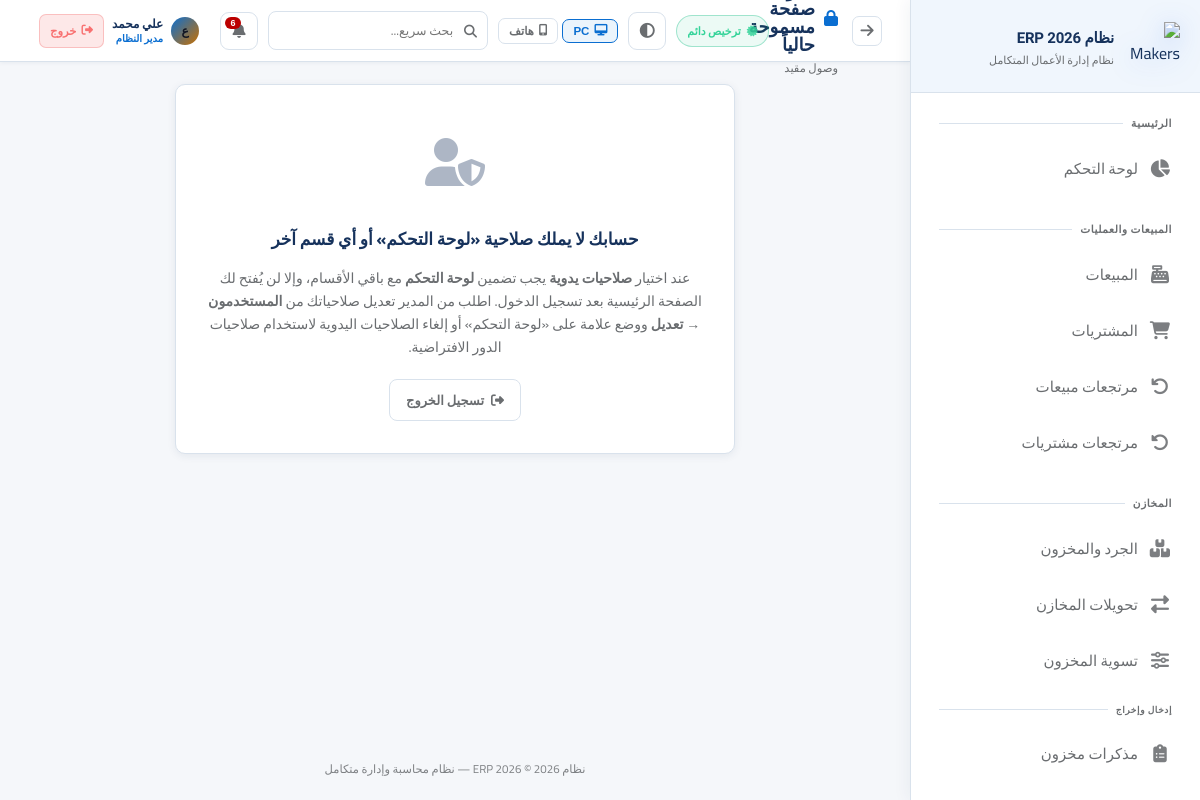
Page /access-restricted (signed in) on the committed database.
### app.py (models this page shows, shortened)
class AppSetting(db.Model):
    id = db.Column(db.Integer, primary_key=True)
    key = db.Column(db.String(80), unique=True, nullable=False)
    value = db.Column(db.Text)

class User(UserMixin, db.Model):
    id = db.Column(db.Integer, primary_key=True)
    username = db.Column(db.String(80), unique=True, nullable=False)
    password_hash = db.Column(db.String(256))
    full_name = db.Column(db.String(120))
    role = db.Column(db.String(20), default='user')  # developer, admin, manager, user
    branch_id = db.Column(db.Integer, db.ForeignKey('branch.id'))
    is_active = db.Column(db.Boolean, default=True)
    created_at = db.Column(db.DateTime, default=datetime.utcnow)
    last_seen = db.Column(db.DateTime, nullable=True)
    last_ip = db.Column(db.String(64), nullable=True)
    last_user_agent = db.Column(db.String(256), nullable=True)
    permissions = db.Column(db.Text)  # JSON list of permission keys; empty = استخدام صلاحيات الدور

### app.py (the view)
@app.route('/access-restricted')
@login_required
def access_restricted():
    return render_template('access_restricted.html')

### app.py (called while the page is built, shortened)
@login_manager.user_loader
def load_user(user_id):
    return User.query.get(int(user_id))

def _perm_list_from_user(user):
    if not user or not getattr(user, 'permissions', None):
        return None
    try:
        data = json.loads(user.permissions)
        if isinstance(data, list) and len(data) > 0:
            return set(data)
    except (json.JSONDecodeError, TypeError):
        pass
    return None

def user_can(user, perm: str) -> bool:
    if not user or not user.is_authenticated:
        return False
    if getattr(user, 'role', None) == 'developer':
        return True
    custom = _perm_list_from_user(user)
    if perm in DEVELOPER_ONLY_PERMS:
        if custom is None:
            return False
        return perm in custom
    if custom is not None:
        return perm in custom

def user_can_approve_transfers(user) -> bool:
    if not user or not user.is_authenticated:
        return False
    if getattr(user, 'role', None) in ('developer', 'admin'):
        return True
    custom = _perm_list_from_user(user)
    if custom is not None:
        return 'transfer_approve' in custom
    return False

def user_can_delete_users_account(user) -> bool:
    if not user or not user.is_authenticated:
        return False
    if getattr(user, 'role', None) == 'developer':
        return True
    custom = _perm_list_from_user(user)
    if custom is not None:
        return 'delete_users' in custom
    if getattr(user, 'role', None) == 'admin':
        return True
    return False

def path_required_permission(path: str):
    p = (path or '').rstrip('/') or '/'
    if p.startswith('/static'):
        return None
    if p == '/access-restricted' or p.startswith('/access-restricted/'):
        return None

def permission_keys_for_editor(viewer):
    if not viewer or not getattr(viewer, 'is_authenticated', False):
        return [x for x in PERMISSION_KEYS if x[0] not in DEVELOPER_ONLY_PERMS]
    if getattr(viewer, 'role', None) == 'developer':
        return list(PERMISSION_KEYS)
    return [x for x in PERMISSION_KEYS if x[0] not in DEVELOPER_ONLY_PERMS]

def installation_license_valid():
    gs = get_app_settings_dict(branch_id=None)
    if gs.get('installation_license_permanent') == '1':
        return True
    dt = _parse_license_expiry(gs.get('installation_license_expires'))
    if not dt:
        return False
    return datetime.utcnow() < dt

### templates/access_restricted.html (shortened to what this page needs)
{% extends 'base.html' %}
{% set block_icon = 'fas fa-lock' %}
{% block breadcrumb %}وصول مقيد{% endblock %}
{% block content %}
<div class="card" style="max-width:560px;margin:0 auto;">
    <div class="card-body" style="text-align:center;padding:32px 24px;">
        <div style="font-size:48px;margin-bottom:16px;opacity:.35;"><i class="fas fa-user-shield"></i></div>
        <h2 style="font-size:17px;font-weight:800;margin-bottom:12px;">حسابك لا يملك صلاحية «لوحة التحكم» أو أي قسم آخر</h2>
        <p style="color:var(--text-muted);font-size:14px;line-height:1.65;margin-bottom:20px;">
            عند اختيار <strong>صلاحيات يدوية</strong> يجب تضمين <strong>لوحة التحكم</strong> مع باقي الأقسام، وإلا لن يُفتح لك الصفحة الرئيسية بعد تسجيل الدخول.
            اطلب من المدير تعديل صلاحياتك من <strong>المستخدمون → تعديل</strong> ووضع علامة على «لوحة التحكم» أو إلغاء الصلاحيات اليدوية لاستخدام صلاحيات الدور الافتراضية.
        </p>
        <a href="{{ url_for('logout') }}" class="btn btn-outline"><i class="fas fa-sign-out-alt"></i> تسجيل الخروج</a>
    </div>
</div>
{% endblock %}

### templates/base.html (shortened to what this page needs)
<!DOCTYPE html>
<html lang="ar" dir="rtl" data-theme="fiori" data-layout-default="{{ layout_max_width | default('1400px') }}">
<head>
    <link rel="stylesheet" href="https://cdnjs.cloudflare.com/ajax/libs/font-awesome/6.5.0/css/all.min.css">
    <link rel="stylesheet" href="{{ url_for('static', filename='css/style.css') }}">
</head>
<body>
<aside class="sidebar sidebar-enterprise" id="sidebar">
    <div class="sidebar-logo">
        <div class="logo-icon">
            <img src="{{ url_for('static', filename='img/logo-makers-erp-3d.png') }}" alt="Makers ERP">
        </div>
        <div class="logo-text">
            <div class="name">{{ app_brand_title | default('النظام المحاسبي الذكي ERP') }}</div>
            <div class="sub">نظام إدارة الأعمال المتكامل</div>
        </div>
    </div>
    <nav class="sidebar-nav" id="sidebarNav" style="display:flex;flex-direction:column;padding-bottom:8px;">
        <div class="nav-section">
            <div class="nav-label">الرئيسية</div>
            {% if can('dashboard') %}
            <a href="{{ url_for('dashboard') }}" class="nav-link {% if request.endpoint=='dashboard' %}active{% endif %}">
                <i class="fas fa-chart-pie"></i><span class="label">لوحة التحكم</span>
            </a>
            {% endif %}
        </div>
        {% if can('sales') or can('purchases') or can('returns') %}
        <div class="nav-section">
            <div class="nav-label">المبيعات والعمليات</div>
            {% if can('sales') %}
            <a href="{{ url_for('sales') }}" class="nav-link ">
                <i class="fas fa-cash-register"></i><span class="label">المبيعات</span>
            </a>
            {% endif %}
            {% if can('purchases') %}
            <a href="{{ url_for('purchases') }}" class="nav-link {% if 'purchase' in (request.endpoint or '') and 'return' not in (request.endpoint or '') and 'report' not in (request.endpoint or '') %}active{% endif %}">
                <i class="fas fa-shopping-cart"></i><span class="label">المشتريات</span>
            </a>
            {% endif %}
            {% if can('returns') %}
            <a href="{{ url_for('sale_returns') }}" class="nav-link {% if request.endpoint in ['sale_returns','new_sale_return'] %}active{% endif %}">
                <i class="fas fa-undo"></i><span class="label">مرتجعات مبيعات</span>
            </a>
            <a href="{{ url_for('purchase_returns') }}" class="nav-link {% if request.endpoint in ['purchase_returns','new_purchase_return'] %}active{% endif %}">
                <i class="fas fa-undo-alt"></i><span class="label">مرتجعات مشتريات</span>
            </a>
            {% endif %}
        </div>
        {% endif %}
        {% if can('inventory') or can('transfers') or can('adjust_stock') %}
        <div class="nav-section">
            <div class="nav-label">المخازن</div>
            {% if can('inventory') %}
            <a href="{{ url_for('inventory') }}" class="nav-link {% if request.endpoint=='inventory' %}active{% endif %}">
                <i class="fas fa-boxes"></i><span class="label">الجرد والمخزون</span>
            </a>
            {% endif %}
            {% if can('transfers') %}
            <a href="{{ url_for('transfers') }}" class="nav-link {% if 'transfer' in (request.endpoint or '') %}active{% endif %}">
                <i class="fas fa-exchange-alt"></i><span class="label">تحويلات المخازن</span>
            </a>
            {% endif %}
            {% if can('adjust_stock') %}
            <a href="{{ url_for('adjust_stock') }}" class="nav-link {% if request.endpoint=='adjust_stock' %}active{% endif %}">
                <i class="fas fa-sliders-h"></i><span class="label">تسوية المخزون</span>
            </a>
            {% endif %}
            {% if can('inventory') %}
            <div class="nav-label" style="padding-top:10px;font-size:9px;">إدخال وإخراج</div>
            <a href="{{ url_for('inventory_memos_list') }}" class="nav-link ">
                <i class="fas fa-clipboard-list"></i><span class="label">مذكرات مخزون</span>
            </a>
            {% endif %}
        </div>
        {% endif %}
        {% if can('customers') or can('suppliers') or can('employees') %}
        <div class="nav-section">
        </div>
        {% endif %}
    </nav>
</aside>
<main class="main-content">
    <div class="topbar">
        <div style="display:flex;align-items:center;gap:14px;">
            <button type="button" onclick="history.back()" class="icon-btn" title="رجوع" style="font-size:15px;flex-shrink:0;"><i class="fas fa-arrow-right"></i></button>
            <div>
                <div class="page-title"><i class="{{ block_icon | default('fas fa-home') }}"></i>{% block page_title %}الرئيسية{% endblock %}</div>
                <div class="breadcrumb">{% block breadcrumb %}{{ app_brand_title }}{% endblock %}</div>
            </div>
        </div>
        <div class="topbar-right">
            {% if subscription_status %}
            <span class="sub-pill {% if subscription_status.kind in ('developer','permanent') %}ok{% elif subscription_status.kind in ('expired','none') %}bad{% else %}warn{% endif %}" title="حالة الاشتراك / الترخيص">
                <i class="fas fa-certificate" style="margin-left:6px;opacity:.85;"></i>{{ subscription_status.line }}
            </span>
            {% endif %}
            <button type="button" class="theme-toggle" onclick="erpToggleTheme()" title="تبديل الثيم (Fiori / فاتح / داكن)"><i class="fas fa-adjust"></i></button>
            <div class="erp-device-layout-tools" style="display:flex;align-items:center;gap:4px;flex-shrink:0;" title="وضع العرض — يُحفظ على هذا الجهاز فقط">
                <button type="button" id="btnLayoutPC" onclick="erpSetLayout('pc')" title="عرض PC"
                    style="display:flex;align-items:center;gap:5px;padding:5px 10px;border-radius:7px;font-size:11.5px;font-weight:700;
                           border:1px solid var(--border);background:transparent;color:var(--text-muted);cursor:pointer;transition:all .18s;">
                    <i class="fas fa-desktop"></i> PC
                </button>
                <button type="button" id="btnLayoutPhone" onclick="erpSetLayout('phone')" title="عرض هاتف"
                    style="display:flex;align-items:center;gap:5px;padding:5px 10px;border-radius:7px;font-size:11.5px;font-weight:700;
                           border:1px solid var(--border);background:transparent;color:var(--text-muted);cursor:pointer;transition:all .18s;">
                    <i class="fas fa-mobile-alt"></i> هاتف
                </button>
            </div>
            <div style="position:relative;" id="globalSearchWrapper">
                <div style="position:relative;">
                    <i class="fas fa-search" style="position:absolute;right:11px;top:50%;transform:translateY(-50%);color:var(--text-muted);font-size:13px;pointer-events:none;"></i>
                    <input type="text" id="globalSearchInput" placeholder="بحث سريع..." autocomplete="off"
                        style="width:220px;padding:7px 34px 7px 12px;background:rgba(255,255,255,.04);border:1px solid var(--border);
                               border-radius:8px;color:var(--text);font-family:Cairo,sans-serif;font-size:12.5px;transition:all .2s;"
                        onfocus="this.style.borderColor='var(--accent)';this.style.width='280px'"
                        onblur="setTimeout(()=>{this.style.borderColor='';this.style.width='220px';closeGlobalSearch()},200)">
                </div>
            </div>
            <div style="position:relative;" id="notifWrapper">
                <button class="notif-btn" onclick="toggleNotif()" title="الإشعارات">
                    <i class="fas fa-bell"></i>
                    <span class="notif-count" id="notifCount"></span>
                </button>
            </div>
            <div style="display:flex;align-items:center;gap:8px;padding:4px 10px;border-radius:10px;
                        background:rgba(255,255,255,.05);border:1px solid rgba(255,255,255,.09);
                        backdrop-filter:blur(12px);-webkit-backdrop-filter:blur(12px);flex-shrink:0;">
                <div style="width:28px;height:28px;border-radius:50%;background:linear-gradient(135deg,var(--accent),#c97000);
                            display:flex;align-items:center;justify-content:center;font-size:12px;font-weight:800;color:#0f1422;flex-shrink:0;">
                    {{ (current_user.full_name or current_user.username)[0] }}
                </div>
                <div style="line-height:1.3;min-width:0;">
                    <div style="font-size:12px;font-weight:700;color:var(--text);white-space:nowrap;overflow:hidden;text-overflow:ellipsis;max-width:100px;">
                        {{ current_user.full_name or current_user.username }}
                    </div>
                    <div style="font-size:10px;color:var(--accent);font-weight:600;">
                        {% if current_user.role=='developer' %}مطوّر النظام
                        {% elif current_user.role=='admin' %}مدير النظام
                        {% elif current_user.role=='manager' %}مشرف
                        {% else %}مستخدم{% endif %}
                    </div>
                </div>
                <a href="{{ url_for('logout') }}" title="تسجيل الخروج"
                   style="display:flex;align-items:center;gap:5px;padding:5px 10px;border-radius:7px;
                          background:rgba(239,68,68,.12);border:1px solid rgba(239,68,68,.25);
                          color:#f87171;font-size:11.5px;font-weight:700;text-decoration:none;white-space:nowrap;
                          transition:all .18s;flex-shrink:0;"
                   onmouseover="this.style.background='rgba(239,68,68,.22)';this.style.borderColor='rgba(239,68,68,.5)'"
                   onmouseout="this.style.background='rgba(239,68,68,.12)';this.style.borderColor='rgba(239,68,68,.25)'">
                    <i class="fas fa-sign-out-alt"></i> خروج
                </a>
            </div>
        </div>
    </div>
    <div class="content fade-in">
        {% block content %}{% endblock %}
    </div>
    <div class="app-footer-note">{{ app_brand_title }} © 2026 — نظام محاسبة وإدارة متكامل</div>
</main>
</body>
</html>

### static/css/style.css (style rules this page uses)
.nav-link, .btn, .stat-card, .card { transition: all 0.2s ease; }

### rows in the picture
AppSetting: value "نظام ERP 2026"
User: full_name "ع", full_name "علي محمد"

### other values in the picture
{{ subscription_status.line }} "ترخيص دائم"
